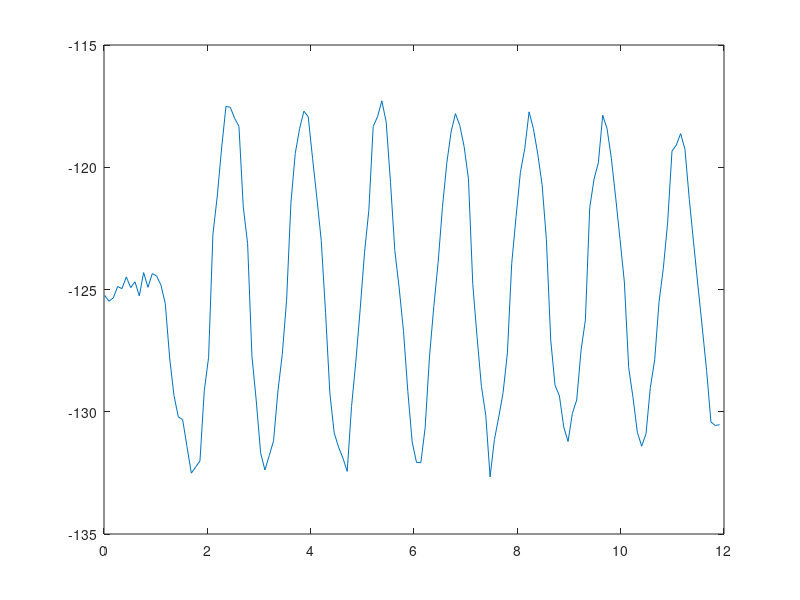

MATLAB code for this plot:
close all; clear; clc

%% import data
data = csvread('WK2_bifilar.csv'); %use csvread instead of readtable
time = data(:,1);
angle = data(:,2);

plot(time,angle)

%% find Izz
m = 0.79; %kg
g = 9.81;
T = 1.425; %sec, from plot
d = 0.108; %m
D = 0.33; %m

Izz = m*g*(T^2)*(d^2)/(16*(pi^2)*D) %in kg*cm^2
Izz_part2 = Izz*10000

%% find Izz for part 1
A = 0.14;
B = 0.165;
Izz_part1 = m/12*(A^2+B^2)*10000 % in kg*cm^2